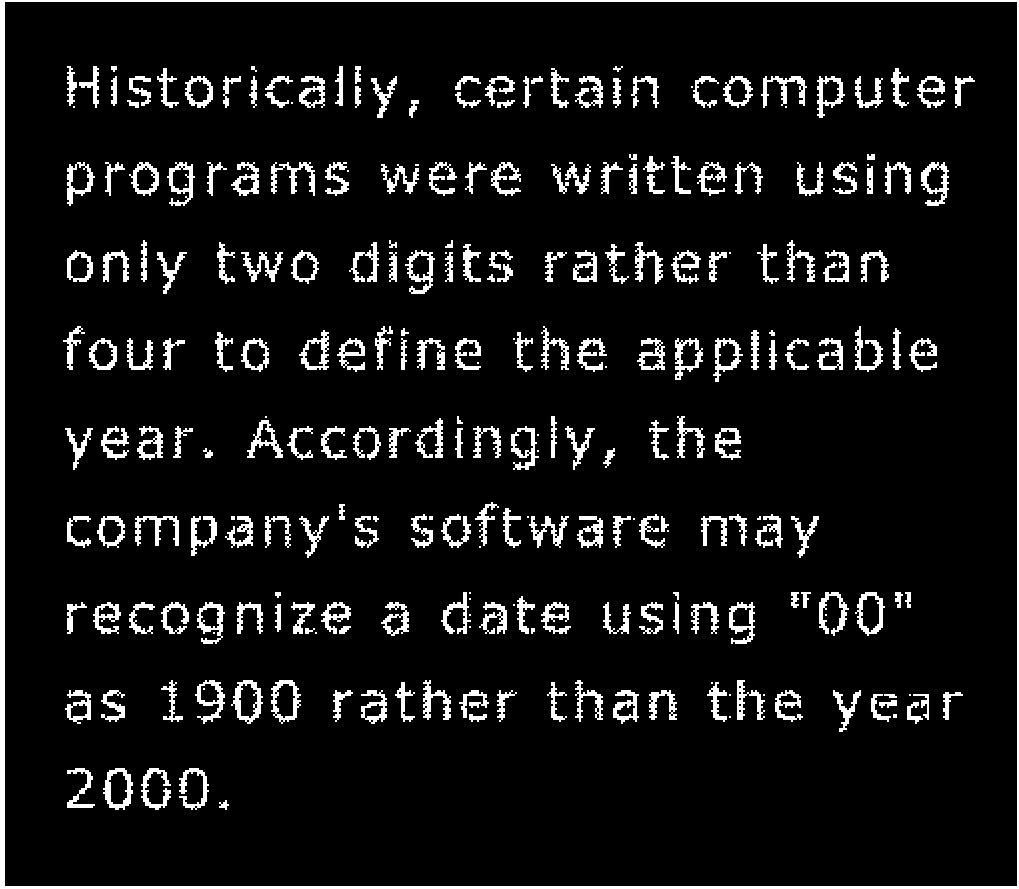
%> input picture lab04/Lab4-Morphology-main/assets/text-broken.tif, 1019 x 889 px
$ octave Lab.m   (GNU Octave 9; MATLAB toolbox functions it lacks are replaced by stand-ins)
%> lines starting %> are read from the running program, lines starting %| are printed output that depends on the picture; in (x1, y1, x2, y2) boxes, pixels count from 0 and x2, y2 are one past the last pixel; in counts of white or black regions, pixels touching at a corner belong together; the program's own positions count from 1
%% Task 1
A = imread('../assets/text-broken.tif');
%> A: size 889x1019 logical; 8.3% white; 266 white regions (38 under 20 px), largest, box (x1, y1, x2, y2) and area: (0, 0, 1019, 889) 11283, (231, 680, 263, 724) 536, (921, 162, 949, 206) 524
B1 = [0 1 0;
     1 1 1;
     0 1 0];    % create structuring element
B2 = ones(3,3);
B3 = [1 0 0;
     0 1 0;
     0 0 1];
B4 = ones(4,4);
A1 = imdilate(A, B1);
%> A1: size 889x1019 logical; 12.7% white; 202 white regions, largest, box (x1, y1, x2, y2) and area: (0, 0, 1019, 889) 15071, (270, 161, 316, 197) 838, (760, 75, 808, 109) 815
A2 = imdilate(A, B2);
%> A2: size 889x1019 logical; 13.6% white; 202 white regions, largest, box (x1, y1, x2, y2) and area: (0, 0, 1019, 889) 15071, (270, 161, 316, 197) 904, (760, 75, 808, 109) 868
A3 = imdilate(A, B3);
%> A3: size 889x1019 logical; 12.3% white; 205 white regions (1 under 20 px), largest, box (x1, y1, x2, y2) and area: (0, 0, 1019, 889) 15071, (270, 161, 316, 197) 805, (760, 75, 808, 109) 786
A4 = imdilate(A, B4);
%> A4: size 889x1019 logical; 15.9% white; 202 white regions, largest, box (x1, y1, x2, y2) and area: (0, 0, 1019, 889) 16962, (270, 161, 317, 198) 1064, (760, 75, 809, 110) 1013
A5 = imdilate(A4, B4);
%> A5: size 889x1019 logical; 22.5% white; 161 white regions, largest, box (x1, y1, x2, y2) and area: (0, 0, 1019, 889) 22623, (439, 500, 573, 552) 4064, (599, 152, 731, 200) 4000
montage({A,A1,A2,A3}, Size=[2,2]);
montage({A4,A5});

%%

SE = strel('disk',4);
SE.Neighborhood         % print the SE neighborhood contents

%%
clear all
close all
A = imread('../assets/wirebond-mask.tif');
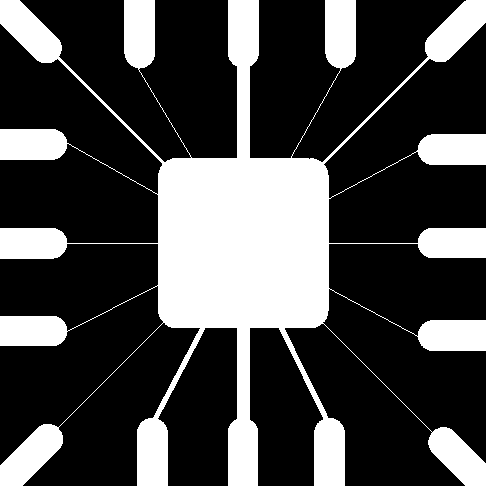
%> input picture lab04/Lab4-Morphology-main/assets/wirebond-mask.tif, 486 x 486 px
%> A: size 486x486 logical; 28.1% white; 1 white region, box (x1, y1, x2, y2) and area: (0, 0, 486, 486) 66259
SE2 = strel('disk',2);
SE10 = strel('disk',10);
SE20 = strel('disk',20);
E2 = imerode(A,SE2);
%> E2: size 486x486 logical; 24.3% white; 13 white regions, largest, box (x1, y1, x2, y2) and area: (139, 0, 343, 486) 36376, (0, 426, 61, 486) 1942, (0, 0, 60, 61) 1938
E10 = imerode(A,SE10);
%> E10: size 486x486 logical; 14.9% white; 17 white regions, largest, box (x1, y1, x2, y2) and area: (167, 164, 320, 322) 23162, (0, 433, 54, 486) 845, (0, 0, 52, 54) 842
E20 = imerode(A,SE20);
%> E20: size 486x486 logical; 7.4% white; 5 white regions (4 under 20 px), largest, box (x1, y1, x2, y2) and area: (177, 176, 310, 310) 17558
montage({A, E2, E10, E20}, "size", [2 2])
%% Task 2

clear all
close all

% 1. Read the image file into f
f = imread('../assets/fingerprint-noisy.tif');
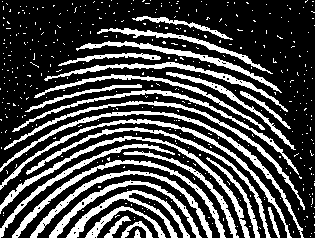
%> input picture lab04/Lab4-Morphology-main/assets/fingerprint-noisy.tif, 315 x 238 px
%> f: size 238x315 logical; 28.5% white; 414 white regions (387 under 20 px), largest, box (x1, y1, x2, y2) and area: (0, 111, 304, 238) 1388, (0, 136, 250, 238) 1372, (0, 119, 292, 238) 1337

% 2. Generate a 3x3 structuring element SE
SE = ones(3,3);

% 3. Erode f to produce fe
fe = imerode(f, SE);
%> fe: size 238x315 logical; 9% white in thin lines or dots, all inside (x1, y1, x2, y2) = (0, 17, 302, 238)

% 4. Dilate fe to produce fed
fed = imdilate(fe, SE);
%> fed: size 238x315 logical; 25.3% white; 167 white regions (33 under 20 px), largest, box (x1, y1, x2, y2) and area: (101, 190, 190, 238) 786, (0, 136, 132, 211) 677, (49, 181, 131, 238) 578

% 5. Open f to produce fo
% Note: opening is an erosion followed by a dilation using the same SE
fo = imopen(f, SE);

% 6. Show f, fe, fed, and fo as a 4 image montage
% montage({f, fe, fed, fo}, 'Size', [2 2]);

foc = imclose(fo, SE);
%> foc: size 238x315 logical; 25.9% white; 75 white regions (11 under 20 px), largest, box (x1, y1, x2, y2) and area: (67, 190, 190, 238) 1111, (14, 111, 272, 179) 1082, (49, 181, 201, 238) 979
% montage({fo, foc}, 'Size', [1, 2]);

% Create a 5x5 Gaussian filter with sigma = 1
h1 = fspecial('gaussian', [5 5], 0.5);
h2 = fspecial('gaussian', [5 5], 1);

% Filter the image
fg1 = imfilter(f, h1);
% Filter the image
fg2 = imfilter(f, h2);
%> fg2: size 238x315 logical; 27.6% white; 40 white regions (13 under 20 px), largest, box (x1, y1, x2, y2) and area: (0, 111, 303, 238) 1400, (0, 136, 250, 238) 1382, (0, 119, 291, 238) 1337

montage({foc, fg1, fg2}, 'Size', [1, 3]);

%% Task 3

clear all
close all
I = imread('../assets/blobs.tif');
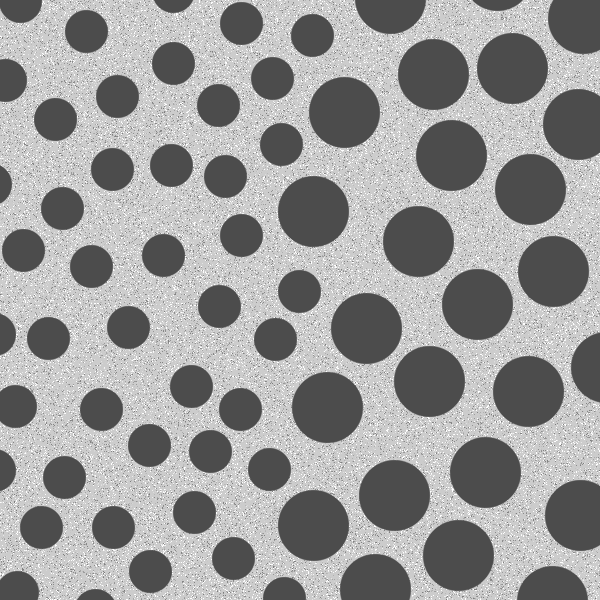
%> input picture lab04/Lab4-Morphology-main/assets/blobs.tif, 600 x 600 px
%> I is the input picture: size 600x600 uint8; min 76, max 255, mean 153.6
I = imcomplement(I);
level = graythresh(I);
%> level = 0.439
BW = imbinarize(I, level);
%> BW: size 600x600 logical; 41% white; 5794 white regions (5725 under 20 px), largest, box (x1, y1, x2, y2) and area: (276, 489, 349, 561) 3970, (291, 372, 363, 443) 3966, (476, 32, 549, 104) 3964

SE = ones(3,3);

BW_eroded = imerode(BW, SE);
%> BW_eroded: size 600x600 logical; 35.7% white; 69 white regions, largest, box (x1, y1, x2, y2) and area: (279, 177, 348, 246) 3678, (293, 373, 362, 442) 3678, (399, 40, 468, 109) 3677

BW_boundary = BW - BW_eroded;
%> BW_boundary: size 600x600 double; values 0 (black) and 1 (white), 5.3% white in thin lines or dots

% Display as a montage
montage({I, BW, BW_eroded, BW_boundary}, 'Size', [2 2]);

BW_denoised = imclose(imopen(BW, SE),SE);
%> BW_denoised: size 600x600 logical; 39.1% white; 69 white regions, largest, box (x1, y1, x2, y2) and area: (278, 176, 349, 247) 3958, (292, 372, 363, 443) 3958, (398, 39, 469, 110) 3957
BW_denoised_boundary = double(BW_denoised) - double(BW_eroded);
%> BW_denoised_boundary: size 600x600 double; values 0 (black) and 1 (white), 3.4% white in thin lines or dots

montage({BW, BW_denoised, BW_denoised_boundary}, 'Size', [1 3]);

%% Task 4

clear all
close all

% Read the image file 'fingerprint.tif' into f.
f = imread('../assets/fingerprint.tif');
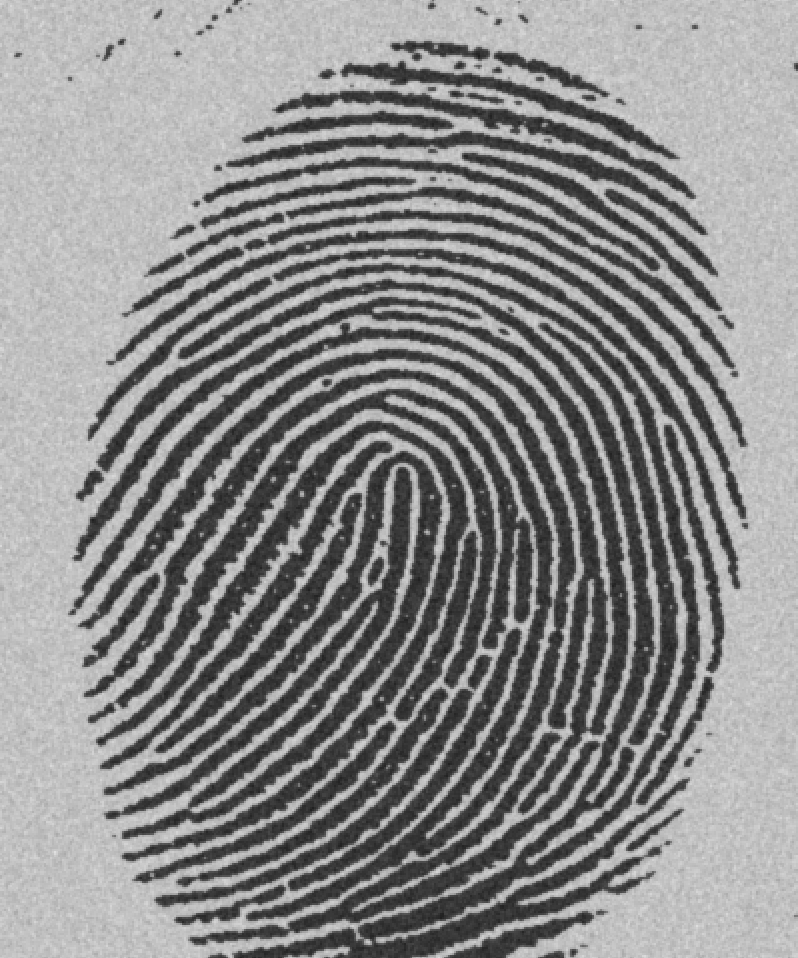
%> input picture lab04/Lab4-Morphology-main/assets/fingerprint.tif, 798 x 958 px
%> f is the input picture: size 958x798 uint8; min 29, max 224, mean 140
% Turn this into a good binary image using method from the previous task.
f = imcomplement(f);
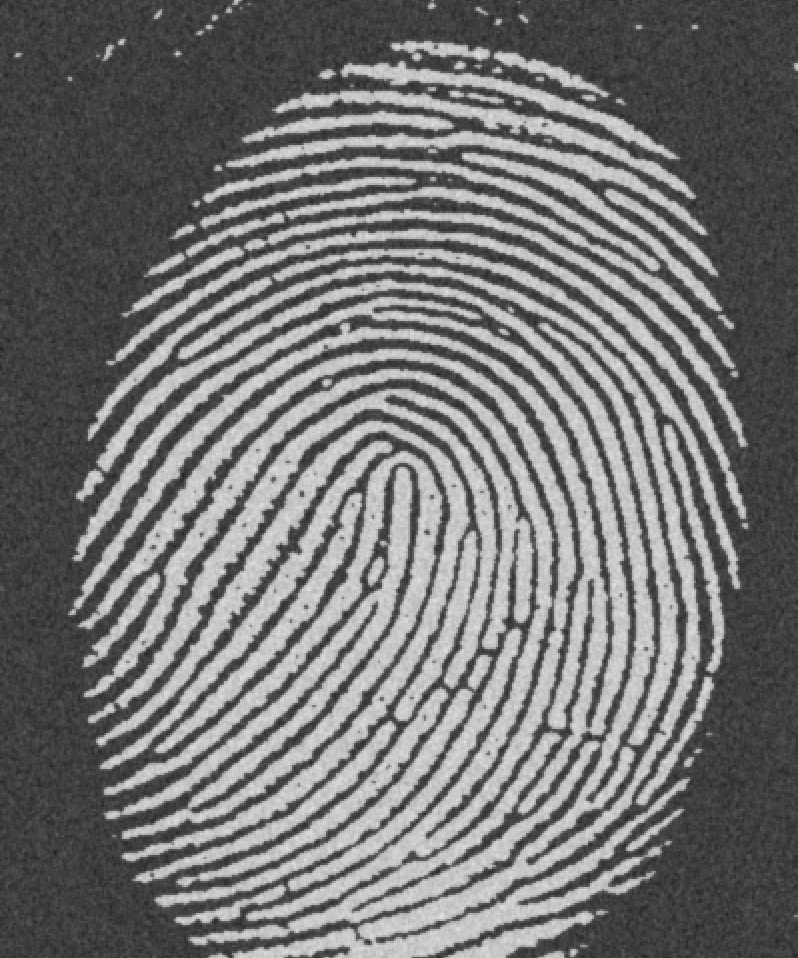
%> f: size 958x798 uint8; min 31, max 226, mean 115
level = graythresh(f);
%> level = 0.506
BW = imbinarize(f, level);
%> BW: size 958x798 logical; 38.1% white; 97 white regions (10 under 20 px), largest, box (x1, y1, x2, y2) and area: (78, 349, 600, 945) 43740, (96, 263, 700, 958) 40222, (68, 297, 630, 815) 29700
montage({f, BW}, 'Size', [1 2]);
% Perform thinning operation 1, 2, 3, 4 and 5 times, storing results in g1, g2 ... etc.
% Montage the unthinned and thinned images to compare.

g1 = bwmorph(BW, "thin", 1);
%> g1: size 958x798 logical; 31.2% white; 97 white regions (40 under 20 px), largest, box (x1, y1, x2, y2) and area: (78, 350, 599, 944) 36681, (96, 264, 699, 958) 33060, (68, 298, 629, 815) 24525
g2 = bwmorph(BW, "thin", 2);
%> g2: size 958x798 logical; 25.7% white; 97 white regions (46 under 20 px), largest, box (x1, y1, x2, y2) and area: (78, 351, 598, 943) 30962, (96, 265, 699, 958) 27185, (68, 299, 628, 815) 20257
g3 = bwmorph(BW, "thin", 3);
%> g3: size 958x798 logical; 20.3% white; 97 white regions (51 under 20 px), largest, box (x1, y1, x2, y2) and area: (78, 352, 597, 942) 25340, (96, 266, 699, 958) 21496, (68, 300, 627, 815) 16117
g4 = bwmorph(BW, "thin", 4);
%> g4: size 958x798 logical; 15.4% white; 97 white regions (52 under 20 px), largest, box (x1, y1, x2, y2) and area: (78, 353, 596, 942) 19903, (96, 267, 699, 958) 16220, (104, 455, 441, 836) 12855
g5 = bwmorph(BW, "thin", 5);
%> g5: size 958x798 logical; 11.2% white; 97 white regions (52 under 20 px), largest, box (x1, y1, x2, y2) and area: (78, 354, 596, 942) 14902, (96, 267, 699, 958) 11611, (104, 456, 441, 836) 9916
gInf = bwmorph(BW, "thin", inf);
%> gInf: size 958x798 logical; 2.9% white in thin lines or dots

montage({g1, g2, g3, g4, g5, gInf}, 'Size', [2, 3]);

gInverted = imcomplement(gInf);
%> gInverted: size 958x798 logical; 97.1% white; black in thin lines or dots

montage({BW, imcomplement(BW), gInf, gInverted}, 'Size', [2, 2]);

%% Task 5
t = imread('../assets/text.png');
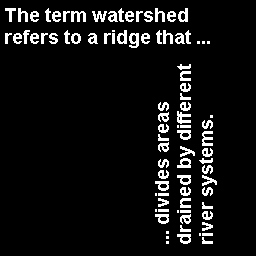
%> input picture lab04/Lab4-Morphology-main/assets/text.png, 256 x 256 px
%> t: size 256x256 logical; 7.3% white in thin lines or dots, all inside (x1, y1, x2, y2) = (5, 8, 217, 244)
f = t;
imshow(t);
CC = bwconncomp(t);
%> CC = 88 connected components

numPixels = cellfun(@numel, CC.PixelIdxList);
%> numPixels = 88 values, max 106 at index 52, min 6 at index 20, mean 54.24
[biggest, idx] = max(numPixels);
%> biggest = 106; idx = 52
CC.PixelIdxList{idx}
%> ans = 106 values, max 48763 at index 106, min 45424 at index 1, mean 46865.1
t(CC.PixelIdxList{idx}) = 0;

montage({f,t}, 'Size', [1, 2]);
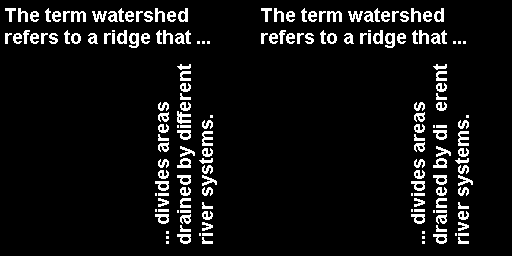
%> displayed picture: size 256x512 logical; 7.2% white in thin lines or dots, all inside (x1, y1, x2, y2) = (5, 8, 473, 244)

%% Task 6
clear all
close all
%> (the run ends here)
